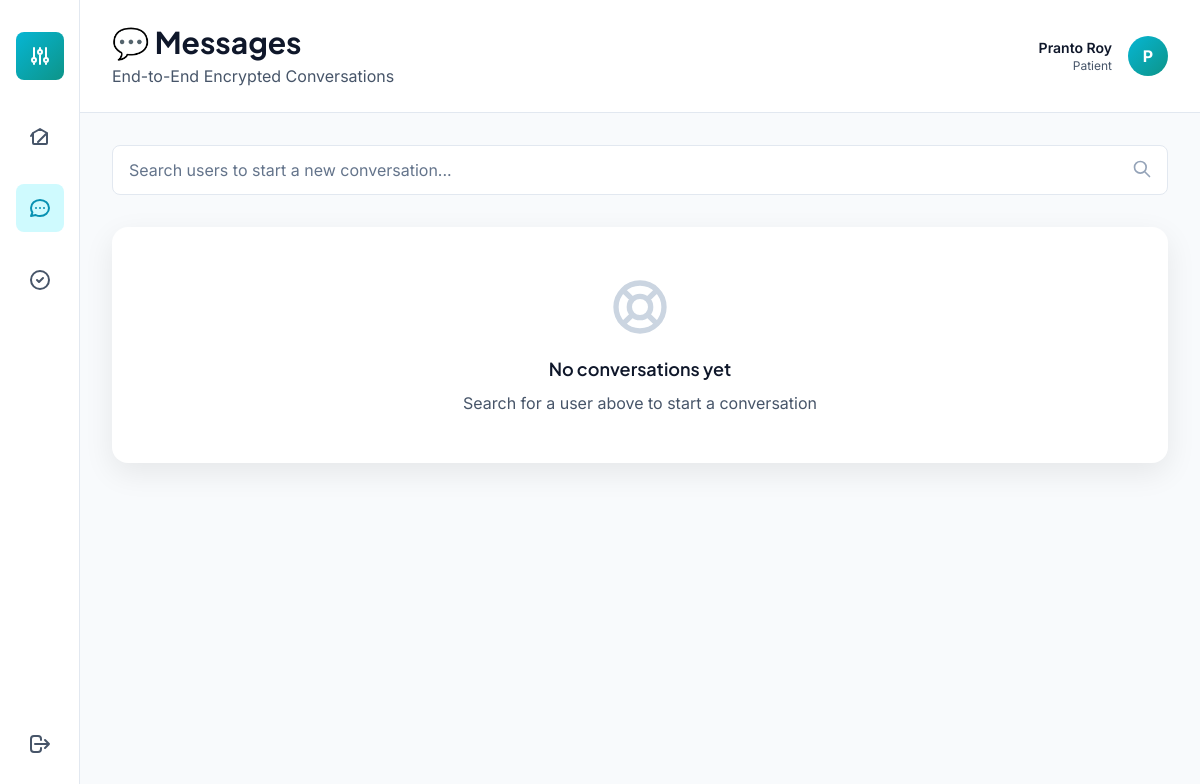
Page /chat-list (signed in) on the committed database.
### models.py (models this page shows, shortened)
class User(db.Model):
    __tablename__ = 'users'
    id = db.Column(db.Integer, primary_key=True)
    username = db.Column(db.String(120), unique=True, nullable=False, index=True)
    role = db.Column(db.String(20), nullable=False)  # 'patient', 'doctor', 'specialist', 'admin'
    password_hash = db.Column(db.String(255), nullable=False)
    encrypted_email = db.Column(db.Text, nullable=True)  # RSA encrypted, only decrypted with private key
    rsa_public_key = db.Column(db.Text, nullable=True)  # JSON: {"e": int, "n": int}
    rsa_private_key = db.Column(db.Text, nullable=True)  # JSON: {"d": int, "n": int} - Stored securely
    ecc_public_key = db.Column(db.Text, nullable=True)  # JSON: {"x": int, "y": int}
    ecc_private_key = db.Column(db.Text, nullable=True)  # JSON: {"k": int} - Stored securely
    public_key = db.Column(db.Text, nullable=True)  # For encryption purposes
    encrypted_profile = db.Column(db.Text, nullable=True)  # Encrypted email/NID
    display_name = db.Column(db.String(120), nullable=True)
    phone = db.Column(db.Text, nullable=True)  # Encrypted
    date_of_birth = db.Column(db.String(20), nullable=True)
    address = db.Column(db.Text, nullable=True)  # Encrypted
    city = db.Column(db.String(100), nullable=True)
    country = db.Column(db.String(100), nullable=True)
    two_fa_enabled = db.Column(db.Boolean, default=False)
    two_fa_challenge = db.Column(db.String(10), nullable=True)
    two_fa_timestamp = db.Column(db.DateTime, nullable=True)
    encrypted_nid = db.Column(db.Text, nullable=True)
    encrypted_blood_group = db.Column(db.Text, nullable=True)
    nid_mac = db.Column(db.String(255), nullable=True)
    license_number = db.Column(db.String(120), nullable=True, index=True)
    license_verified = db.Column(db.Boolean, default=False)
    last_key_rotation = db.Column(db.DateTime, nullable=True)
    is_approved = db.Column(db.Boolean, default=False)  # False for new registrations
    approved_at = db.Column(db.DateTime, nullable=True)
    approved_by_admin_id = db.Column(db.Integer, db.ForeignKey('users.id'), nullable=True)
    created_at = db.Column(db.DateTime, default=datetime.now)
    updated_at = db.Column(db.DateTime, default=datetime.now, onupdate=datetime.now)
    sent_referrals = db.relationship('Referral', foreign_keys='Referral.sender_id', backref='sender', lazy=True)
    received_referrals = db.relationship('Referral', foreign_keys='Referral.receiver_id', backref='receiver', lazy=True)
    sent_messages = db.relationship('Message', foreign_keys='Message.sender_id', backref='sender_msg', lazy=True)
    received_messages = db.relationship('Message', foreign_keys='Message.receiver_id', backref='receiver_msg', lazy=True)

### app.py (the view, shortened to what this page needs)
@app.route('/chat-list')
def chat_list():
    if 'user_id' not in session:
        return redirect(url_for('login'))
    current_user_id = session.get('user_id')
    current_user = User.query.get(current_user_id)
    message_senders = db.session.query(User).join(
        Message, Message.sender_id == User.id
    ).filter(Message.receiver_id == current_user_id).distinct().order_by(Message.timestamp.desc()).all()
    seen_ids = set()
    active_users = []
    for user in message_senders:
        if user.id not in seen_ids:
            active_users.append(user)
            seen_ids.add(user.id)
    message_receivers = db.session.query(User).join(
        Message, Message.receiver_id == User.id
    ).filter(Message.sender_id == current_user_id).distinct().all()
    for user in message_receivers:
        if user.id not in seen_ids:
            active_users.append(user)
            seen_ids.add(user.id)
    all_users = User.query.filter(User.id != current_user_id).all()
    active_users_dict = []
    all_users_dict = [{'id': u.id, 'username': u.username, 'role': u.role} for u in all_users]
    return render_template('chat_list.html',
                         active_users=active_users_dict,
                         all_users=all_users_dict,
                         user_name=current_user.username,
                         user_role=current_user.role)

### templates/chat_list.html (shortened to what this page needs)
{% extends "base.html" %} {% block title %}Messages - MedLink{% endblock %} {%
block content %}
<div class="min-h-screen bg-slate-50" style="background-color: #f8fafc">
  <div class="flex h-screen bg-slate-50">
    <div
      class="sidebar w-20 bg-white border-r border-slate-200 flex flex-col items-center py-8 space-y-8 fixed h-screen z-40"
    >
      <a
        href="{{ url_for('dashboard') }}"
        class="flex items-center justify-center w-12 h-12 rounded-lg bg-gradient-to-br from-cyan-500 to-teal-600 hover:shadow-lg transition"
      >
        <svg
          class="w-6 h-6 text-white"
          fill="none"
          stroke="currentColor"
          viewBox="0 0 24 24"
        >
          <path
            stroke-linecap="round"
            stroke-linejoin="round"
            stroke-width="2"
            d="M12 6V4m0 2a2 2 0 100 4m0-4a2 2 0 110 4m-6 8a2 2 0 100-4m0 4a2 2 0 110-4m0 4v2m0-6V4m6 6v10m6-2a2 2 0 100-4m0 4a2 2 0 110-4m0 4v2m0-6V4"
          ></path>
        </svg>
      </a>
      <nav class="flex flex-col space-y-6 flex-1">
        <a
          href="{{ url_for('dashboard') }}"
          class="flex items-center justify-center w-12 h-12 rounded-lg text-slate-600 hover:bg-slate-100 transition"
          title="Home"
        >
          <svg
            class="w-6 h-6"
            fill="none"
            stroke="currentColor"
            viewBox="0 0 24 24"
          >
            <path
              stroke-linecap="round"
              stroke-linejoin="round"
              stroke-width="2"
              d="M3 12l2-3m0 0l7-4 7 4M5 9v10a1 1 0 001 1h12a1 1 0 001-1V9m-9 9l9-9"
            ></path>
          </svg>
        </a>
        <a
          href="{{ url_for('chat_list') }}"
          class="flex items-center justify-center w-12 h-12 rounded-lg bg-cyan-100 text-cyan-600 hover:bg-cyan-200 transition"
          title="Messages"
        >
          <svg
            class="w-6 h-6"
            fill="none"
            stroke="currentColor"
            viewBox="0 0 24 24"
          >
            <path
              stroke-linecap="round"
              stroke-linejoin="round"
              stroke-width="2"
              d="M8 12h.01M12 12h.01M16 12h.01M21 12c0 4.418-4.03 8-9 8a9.863 9.863 0 01-4.255-.949L3 20l1.395-3.72C3.512 15.042 3 13.574 3 12c0-4.418 4.03-8 9-8s9 3.582 9 8z"
            ></path>
          </svg>
        </a>
        <a
          href="#"
          class="flex items-center justify-center w-12 h-12 rounded-lg text-slate-600 hover:bg-slate-100 transition"
          title="Referrals"
        >
          <svg
            class="w-6 h-6"
            fill="none"
            stroke="currentColor"
            viewBox="0 0 24 24"
          >
            <path
              stroke-linecap="round"
              stroke-linejoin="round"
              stroke-width="2"
              d="M9 12l2 2 4-4m6 2a9 9 0 11-18 0 9 9 0 0118 0z"
            ></path>
          </svg>
        </a>
      </nav>
      <a
        href="{{ url_for('logout') }}"
        class="flex items-center justify-center w-12 h-12 rounded-lg text-slate-600 hover:bg-red-100 hover:text-red-600 transition"
        title="Logout"
      >
        <svg
          class="w-6 h-6"
          fill="none"
          stroke="currentColor"
          viewBox="0 0 24 24"
        >
          <path
            stroke-linecap="round"
            stroke-linejoin="round"
            stroke-width="2"
            d="M17 16l4-4m0 0l-4-4m4 4H7m6 4v1a3 3 0 01-3 3H6a3 3 0 01-3-3V7a3 3 0 013-3h4a3 3 0 013 3v1"
          ></path>
        </svg>
      </a>
    </div>
    <div class="flex-1 ml-20 overflow-auto">
      <div class="bg-white border-b border-slate-200 sticky top-0 z-30">
        <div class="px-8 py-6 flex justify-between items-center">
          <div>
            <h1
              class="text-3xl font-bold text-slate-900"
              style="font-family: &quot;Plus Jakarta Sans&quot;, sans-serif"
            >
              💬 Messages
            </h1>
            <p class="text-slate-600 mt-1">
              End-to-End Encrypted Conversations
            </p>
          </div>
          <div class="flex items-center space-x-4">
            <div class="text-right">
              <p class="text-sm font-semibold text-slate-900">
                {{ user_name }}
              </p>
              <p class="text-xs text-slate-600">{{ user_role.capitalize() }}</p>
            </div>
            <div
              class="w-10 h-10 rounded-full bg-gradient-to-br from-cyan-500 to-teal-600 flex items-center justify-center text-white font-bold"
            >
              {{ user_name[0] }}
            </div>
          </div>
        </div>
      </div>
      <div class="px-8 py-8">
        <div class="mb-8">
          <div class="relative">
            <input
              type="text"
              id="searchUsers"
              placeholder="Search users to start a new conversation..."
              class="w-full px-4 py-3 bg-white border border-slate-200 rounded-lg focus:outline-none focus:ring-2 focus:ring-cyan-500 text-slate-900 placeholder-slate-500"
            />
            <svg
              class="absolute right-4 top-3.5 w-5 h-5 text-slate-400"
              fill="none"
              stroke="currentColor"
              viewBox="0 0 24 24"
            >
              <path
                stroke-linecap="round"
                stroke-linejoin="round"
                stroke-width="2"
                d="M21 21l-6-6m2-5a7 7 0 11-14 0 7 7 0 0114 0z"
              ></path>
            </svg>
          </div>
        </div>
        {% if not active_users %}
        <div class="card-elevated bg-white rounded-2xl p-12 text-center mb-8">
          <h3 class="text-lg font-semibold text-slate-900 mb-2">
            No conversations yet
          </h3>
          <p class="text-slate-600">
            Search for a user above to start a conversation
          </p>
        </div>
        {% endif %}
      </div>
    </div>
  </div>
</div>
{% endblock %}

### templates/base.html (style rules this page uses)
* { font-family: 'Inter', sans-serif; }
h1, h2, h3, h4, h5, h6 { font-family: 'Plus Jakarta Sans', sans-serif; }
button, a { transition: all 0.3s ease; }
.card-elevated { box-shadow: 0 10px 30px rgba(0, 0, 0, 0.08); transition: all 0.3s ease; }
.sidebar { transition: all 0.3s ease; }

### rows in the picture
User: username "Pranto Roy", capitalize "Patient", username "P"
